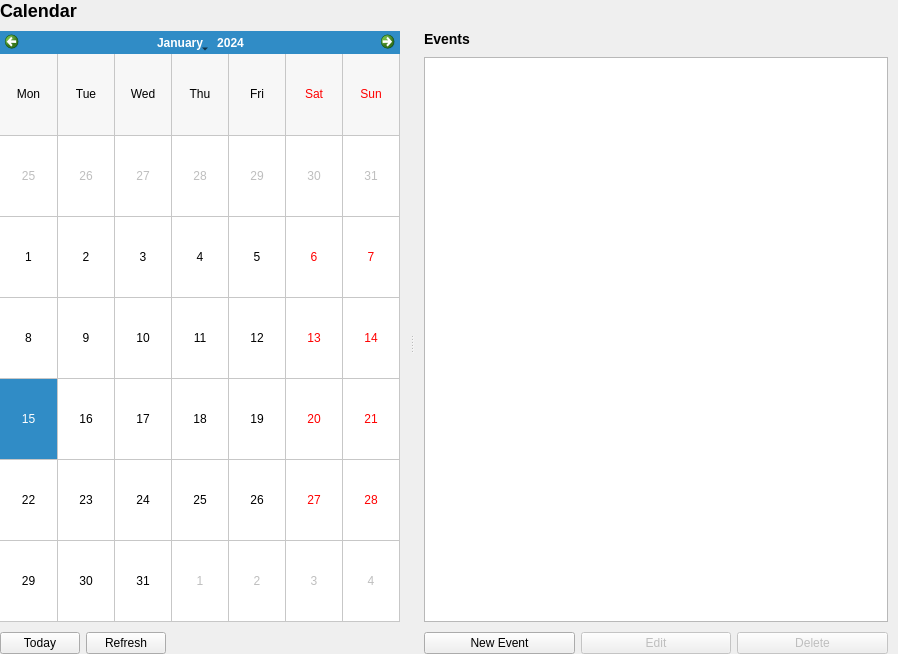
<?xml version="1.0" encoding="UTF-8"?>
<ui version="4.0">
 <class>calendar</class>
 <widget class="QWidget" name="calendar">
  <property name="geometry">
   <rect>
    <x>0</x>
    <y>0</y>
    <width>898</width>
    <height>654</height>
   </rect>
  </property>
  <property name="windowTitle">
   <string>Calendar</string>
  </property>
  <layout class="QVBoxLayout" name="main_layout">
   <property name="spacing">
    <number>10</number>
   </property>
   <property name="leftMargin">
    <number>0</number>
   </property>
   <property name="topMargin">
    <number>0</number>
   </property>
   <property name="rightMargin">
    <number>0</number>
   </property>
   <property name="bottomMargin">
    <number>0</number>
   </property>
   <item>
    <widget class="QLabel" name="title">
     <property name="sizePolicy">
      <sizepolicy hsizetype="Preferred" vsizetype="Maximum">
       <horstretch>0</horstretch>
       <verstretch>0</verstretch>
      </sizepolicy>
     </property>
     <property name="styleSheet">
      <string notr="true">font-size: 18px; font-weight: bold;</string>
     </property>
     <property name="text">
      <string>Calendar</string>
     </property>
    </widget>
   </item>
   <item>
    <widget class="QSplitter" name="splitter">
     <property name="orientation">
      <enum>Qt::Orientation::Horizontal</enum>
     </property>
     <widget class="QWidget" name="calendar_container" native="true">
      <layout class="QVBoxLayout" name="calendar_layout">
       <property name="spacing">
        <number>10</number>
       </property>
       <property name="leftMargin">
        <number>0</number>
       </property>
       <property name="topMargin">
        <number>0</number>
       </property>
       <property name="rightMargin">
        <number>10</number>
       </property>
       <property name="bottomMargin">
        <number>0</number>
       </property>
       <item>
        <widget class="QCalendarWidget" name="calendar_widget">
         <property name="gridVisible">
          <bool>true</bool>
         </property>
         <property name="verticalHeaderFormat">
          <enum>QCalendarWidget::VerticalHeaderFormat::NoVerticalHeader</enum>
         </property>
        </widget>
       </item>
       <item>
        <layout class="QHBoxLayout" name="controls_layout">
         <property name="spacing">
          <number>6</number>
         </property>
         <item>
          <widget class="QPushButton" name="today_button">
           <property name="text">
            <string>Today</string>
           </property>
          </widget>
         </item>
         <item>
          <widget class="QPushButton" name="refresh_button">
           <property name="text">
            <string>Refresh</string>
           </property>
          </widget>
         </item>
         <item>
          <spacer name="horizontalSpacer">
           <property name="orientation">
            <enum>Qt::Orientation::Horizontal</enum>
           </property>
           <property name="sizeHint" stdset="0">
            <size>
             <width>40</width>
             <height>20</height>
            </size>
           </property>
          </spacer>
         </item>
        </layout>
       </item>
      </layout>
     </widget>
     <widget class="QWidget" name="events_container" native="true">
      <layout class="QVBoxLayout" name="events_layout">
       <property name="spacing">
        <number>10</number>
       </property>
       <property name="leftMargin">
        <number>10</number>
       </property>
       <property name="topMargin">
        <number>0</number>
       </property>
       <property name="rightMargin">
        <number>10</number>
       </property>
       <property name="bottomMargin">
        <number>0</number>
       </property>
       <item>
        <widget class="QLabel" name="events_label">
         <property name="styleSheet">
          <string notr="true">font-size: 14px; font-weight: bold;</string>
         </property>
         <property name="text">
          <string>Events</string>
         </property>
        </widget>
       </item>
       <item>
        <widget class="QListWidget" name="events_list"/>
       </item>
       <item>
        <layout class="QHBoxLayout" name="event_controls">
         <property name="spacing">
          <number>6</number>
         </property>
         <item>
          <widget class="QPushButton" name="new_event_button">
           <property name="text">
            <string>New Event</string>
           </property>
          </widget>
         </item>
         <item>
          <widget class="QPushButton" name="edit_event_button">
           <property name="enabled">
            <bool>false</bool>
           </property>
           <property name="text">
            <string>Edit</string>
           </property>
          </widget>
         </item>
         <item>
          <widget class="QPushButton" name="delete_event_button">
           <property name="enabled">
            <bool>false</bool>
           </property>
           <property name="text">
            <string>Delete</string>
           </property>
          </widget>
         </item>
        </layout>
       </item>
      </layout>
     </widget>
    </widget>
   </item>
  </layout>
 </widget>
 <resources/>
 <connections/>
</ui>
